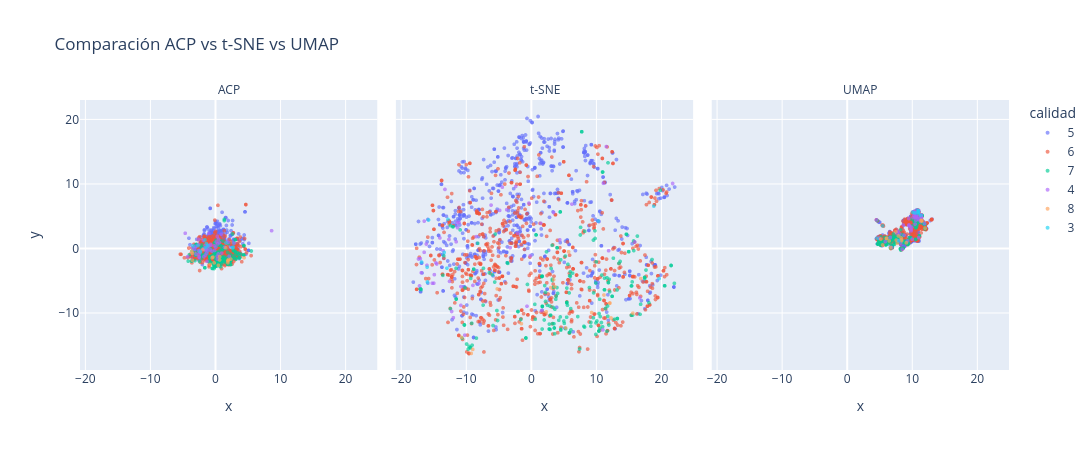

Notebook cell for this chart:
### Code cell
dr.plot_comparacion()

### Figure 1 — Plotly figure (JSON) as saved in the notebook; plotly's stock layout.template omitted (floating-point values rounded to 4 significant figures; data arrays with more than 128 entries replaced by an {"elided": "..."} marker saying what was removed)
{"data": [{"customdata": {"elided": "681x2 str values"}, "hovertemplate": "calidad=%{customdata[0]}<br>Metodo=%{customdata[1]}<br>x=%{x}<br>y=%{y}<extra></extra>", "legendgroup": "5", "marker": {"color": "#636efa", "opacity": 0.65, "size": 4, "symbol": "circle"}, "mode": "markers", "name": "5", "showlegend": true, "type": "scattergl", "x": {"elided": "681 float values"}, "xaxis": "x", "y": {"elided": "681 float values"}, "yaxis": "y"}, {"customdata": {"elided": "638x2 str values"}, "hovertemplate": "calidad=%{customdata[0]}<br>Metodo=%{customdata[1]}<br>x=%{x}<br>y=%{y}<extra></extra>", "legendgroup": "6", "marker": {"color": "#EF553B", "opacity": 0.65, "size": 4, "symbol": "circle"}, "mode": "markers", "name": "6", "showlegend": true, "type": "scattergl", "x": {"elided": "638 float values"}, "xaxis": "x", "y": {"elided": "638 float values"}, "yaxis": "y"}, {"customdata": {"elided": "199x2 str values"}, "hovertemplate": "calidad=%{customdata[0]}<br>Metodo=%{customdata[1]}<br>x=%{x}<br>y=%{y}<extra></extra>", "legendgroup": "7", "marker": {"color": "#00cc96", "opacity": 0.65, "size": 4, "symbol": "circle"}, "mode": "markers", "name": "7", "showlegend": true, "type": "scattergl", "x": {"elided": "199 float values"}, "xaxis": "x", "y": {"elided": "199 float values"}, "yaxis": "y"}, {"customdata": [["4", "ACP"], ["4", "ACP"], ["4", "ACP"], ["4", "ACP"], ["4", "ACP"], ["4", "ACP"], ["4", "ACP"], ["4", "ACP"], ["4", "ACP"], ["4", "ACP"], ["4", "ACP"], ["4", "ACP"], ["4", "ACP"], ["4", "ACP"], ["4", "ACP"], ["4", "ACP"], ["4", "ACP"], ["4", "ACP"], ["4", "ACP"], ["4", "ACP"], ["4", "ACP"], ["4", "ACP"], ["4", "ACP"], ["4", "ACP"], ["4", "ACP"], ["4", "ACP"], ["4", "ACP"], ["4", "ACP"], ["4", "ACP"], ["4", "ACP"], ["4", "ACP"], ["4", "ACP"], ["4", "ACP"], ["4", "ACP"], ["4", "ACP"], ["4", "ACP"], ["4", "ACP"], ["4", "ACP"], ["4", "ACP"], ["4", "ACP"], ["4", "ACP"], ["4", "ACP"], ["4", "ACP"], ["4", "ACP"], ["4", "ACP"], ["4", "ACP"], ["4", "ACP"], ["4", "ACP"], ["4", "ACP"], ["4", "ACP"], ["4", "ACP"], ["4", "ACP"], ["4", "ACP"]], "hovertemplate": "calidad=%{customdata[0]}<br>Metodo=%{customdata[1]}<br>x=%{x}<br>y=%{y}<extra></extra>", "legendgroup": "4", "marker": {"color": "#ab63fa", "opacity": 0.65, "size": 4, "symbol": "circle"}, "mode": "markers", "name": "4", "showlegend": true, "type": "scattergl", "x": [-0.7224, -2.987, 0.3509, -4.279, -0.1463, 0.8952, -4.636, 8.653, -0.1121, -1.576, -1.737, -3.217, 0.07851, -1.862, -1.002, 2.865, 1.406, 0.4494, -0.7753, 0.4842, -1.358, -1.527, 0.6283, -0.5388, -2.37, -1.284, -1.535, 1.994, -0.9813, -1.777, 0.144, 2.119, -2.496, -2.588, -1.392, 0.9694, 0.2944, -1.146, -2.376, -3.493, -1.191, 0.3199, -1.503, -1.884, -0.7324, -2.453, -1.246, -2.582, -2.568, -2.974, 0.274, -2.475, -1.181], "xaxis": "x", "y": [0.5047, 0.3197, 0.7157, -1.275, 0.4181, 2.211, 2.36, 2.758, -0.2956, 0.4505, -0.1111, -0.04409, 0.2106, 1.26, 2.332, 0.7985, 0.1748, -0.8478, -0.1972, 1.437, -0.7221, -0.129, 0.9247, -0.4192, -0.3162, -1.998, -1.032, 0.9917, 0.3319, -1.275, 1.013, -1.212, -1.358, 1.406, -0.1202, -0.7229, 1.871, 0.4264, -0.611, 0.1037, 0.5251, -1.65, -0.3066, -0.06972, 0.6409, -1.314, 0.08393, -0.332, 0.6172, -0.8645, -1.221, -0.8017, -0.3719], "yaxis": "y"}, {"customdata": [["8", "ACP"], ["8", "ACP"], ["8", "ACP"], ["8", "ACP"], ["8", "ACP"], ["8", "ACP"], ["8", "ACP"], ["8", "ACP"], ["8", "ACP"], ["8", "ACP"], ["8", "ACP"], ["8", "ACP"], ["8", "ACP"], ["8", "ACP"], ["8", "ACP"], ["8", "ACP"], ["8", "ACP"], ["8", "ACP"]], "hovertemplate": "calidad=%{customdata[0]}<br>Metodo=%{customdata[1]}<br>x=%{x}<br>y=%{y}<extra></extra>", "legendgroup": "8", "marker": {"color": "#FFA15A", "opacity": 0.65, "size": 4, "symbol": "circle"}, "mode": "markers", "name": "8", "showlegend": true, "type": "scattergl", "x": [0.6748, 2.018, -3.636, 4.412, 2.367, 1.927, 1.946, 1.946, -3.533, -1.911, 0.4595, 1.598, -0.821, -0.1821, -3.532, 0.656, -0.3735, -0.5006], "xaxis": "x", "y": [-1.262, -1.721, -0.4459, -1.445, -1.646, -2.183, -1.889, -1.889, -1.828, -0.1693, -2.61, 0.1106, -2.482, -2.227, -0.7337, -1.776, -1.33, -1.424], "yaxis": "y"}, {"customdata": [["3", "ACP"], ["3", "ACP"], ["3", "ACP"], ["3", "ACP"], ["3", "ACP"], ["3", "ACP"], ["3", "ACP"], ["3", "ACP"], ["3", "ACP"], ["3", "ACP"]], "hovertemplate": "calidad=%{customdata[0]}<br>Metodo=%{customdata[1]}<br>x=%{x}<br>y=%{y}<extra></extra>", "legendgroup": "3", "marker": {"color": "#19d3f3", "opacity": 0.65, "size": 4, "symbol": "circle"}, "mode": "markers", "name": "3", "showlegend": true, "type": "scattergl", "x": [2.752, 2.635, -2.68, 1.626, -1.504, -3.435, -1.395, -1.604, -1.155, -2.297], "xaxis": "x", "y": [0.2161, 0.09257, 0.4644, 0.8567, 0.1134, 0.4077, 0.7658, 1.333, 0.4617, -0.5036], "yaxis": "y"}, {"customdata": {"elided": "681x2 str values"}, "hovertemplate": "calidad=%{customdata[0]}<br>Metodo=%{customdata[1]}<br>x=%{x}<br>y=%{y}<extra></extra>", "legendgroup": "5", "marker": {"color": "#636efa", "opacity": 0.65, "size": 4, "symbol": "circle"}, "mode": "markers", "name": "5", "showlegend": false, "type": "scattergl", "x": {"elided": "681 float values"}, "xaxis": "x2", "y": {"elided": "681 float values"}, "yaxis": "y2"}, {"customdata": {"elided": "638x2 str values"}, "hovertemplate": "calidad=%{customdata[0]}<br>Metodo=%{customdata[1]}<br>x=%{x}<br>y=%{y}<extra></extra>", "legendgroup": "6", "marker": {"color": "#EF553B", "opacity": 0.65, "size": 4, "symbol": "circle"}, "mode": "markers", "name": "6", "showlegend": false, "type": "scattergl", "x": {"elided": "638 float values"}, "xaxis": "x2", "y": {"elided": "638 float values"}, "yaxis": "y2"}, {"customdata": {"elided": "199x2 str values"}, "hovertemplate": "calidad=%{customdata[0]}<br>Metodo=%{customdata[1]}<br>x=%{x}<br>y=%{y}<extra></extra>", "legendgroup": "7", "marker": {"color": "#00cc96", "opacity": 0.65, "size": 4, "symbol": "circle"}, "mode": "markers", "name": "7", "showlegend": false, "type": "scattergl", "x": {"elided": "199 float values"}, "xaxis": "x2", "y": {"elided": "199 float values"}, "yaxis": "y2"}, {"customdata": [["4", "t-SNE"], ["4", "t-SNE"], ["4", "t-SNE"], ["4", "t-SNE"], ["4", "t-SNE"], ["4", "t-SNE"], ["4", "t-SNE"], ["4", "t-SNE"], ["4", "t-SNE"], ["4", "t-SNE"], ["4", "t-SNE"], ["4", "t-SNE"], ["4", "t-SNE"], ["4", "t-SNE"], ["4", "t-SNE"], ["4", "t-SNE"], ["4", "t-SNE"], ["4", "t-SNE"], ["4", "t-SNE"], ["4", "t-SNE"], ["4", "t-SNE"], ["4", "t-SNE"], ["4", "t-SNE"], ["4", "t-SNE"], ["4", "t-SNE"], ["4", "t-SNE"], ["4", "t-SNE"], ["4", "t-SNE"], ["4", "t-SNE"], ["4", "t-SNE"], ["4", "t-SNE"], ["4", "t-SNE"], ["4", "t-SNE"], ["4", "t-SNE"], ["4", "t-SNE"], ["4", "t-SNE"], ["4", "t-SNE"], ["4", "t-SNE"], ["4", "t-SNE"], ["4", "t-SNE"], ["4", "t-SNE"], ["4", "t-SNE"], ["4", "t-SNE"], ["4", "t-SNE"], ["4", "t-SNE"], ["4", "t-SNE"], ["4", "t-SNE"], ["4", "t-SNE"], ["4", "t-SNE"], ["4", "t-SNE"], ["4", "t-SNE"], ["4", "t-SNE"], ["4", "t-SNE"]], "hovertemplate": "calidad=%{customdata[0]}<br>Metodo=%{customdata[1]}<br>x=%{x}<br>y=%{y}<extra></extra>", "legendgroup": "4", "marker": {"color": "#ab63fa", "opacity": 0.65, "size": 4, "symbol": "circle"}, "mode": "markers", "name": "4", "showlegend": false, "type": "scattergl", "x": [-11.27, -14.47, -3.718, -10.16, -4.798, 11.15, -11.93, 21.81, 4.449, -6.124, -12.6, -17.28, -0.293, -16.41, -13.22, 15.96, 6.315, -0.1083, -16.08, 3.507, -12.51, -17.13, 1.522, -8.415, -15.98, -0.5932, -10.76, 10.46, -2.027, -8.909, -2.335, 16.76, -10.77, -16.86, -14.0, 11.96, 11.61, -11.05, -15.16, -17.0, -11.26, 11.09, -11.5, -14.93, -4.393, -7.99, -14.85, -13.5, -16.42, -12.19, 1.644, -14.6, -3.182], "xaxis": "x2", "y": [3.208, -2.402, 5.997, -13.43, 5.902, 10.1, -10.72, 10.07, 1.341, 6.721, 1.405, -1.627, 7.033, 4.242, 9.154, 1.025, 6.875, -1.142, 0.6936, 5.57, -5.095, -5.801, 3.912, 1.84, -2.608, -8.951, -5.896, 4.223, 2.353, -5.714, 9.613, -7.652, -8.82, -3.757, 1.637, -0.3425, 15.8, 4.014, -5.387, -1.575, 4.01, -12.62, 1.042, -5.376, 9.506, -5.408, -4.054, -0.3324, -0.5894, -9.76, -9.626, -2.234, 0.1239], "yaxis": "y2"}, {"customdata": [["8", "t-SNE"], ["8", "t-SNE"], ["8", "t-SNE"], ["8", "t-SNE"], ["8", "t-SNE"], ["8", "t-SNE"], ["8", "t-SNE"], ["8", "t-SNE"], ["8", "t-SNE"], ["8", "t-SNE"], ["8", "t-SNE"], ["8", "t-SNE"], ["8", "t-SNE"], ["8", "t-SNE"], ["8", "t-SNE"], ["8", "t-SNE"], ["8", "t-SNE"], ["8", "t-SNE"]], "hovertemplate": "calidad=%{customdata[0]}<br>Metodo=%{customdata[1]}<br>x=%{x}<br>y=%{y}<extra></extra>", "legendgroup": "8", "marker": {"color": "#FFA15A", "opacity": 0.65, "size": 4, "symbol": "circle"}, "mode": "markers", "name": "8", "showlegend": false, "type": "scattergl", "x": [9.351, 12.33, -10.67, 16.91, 15.69, 11.25, 12.15, 12.15, -8.939, -5.177, 5.356, 3.494, -1.457, 2.38, -9.169, 5.799, 3.689, 3.056], "xaxis": "x2", "y": [-9.928, -10.77, -13.78, -4.661, -10.03, -7.207, -8.454, -8.454, -15.64, -6.265, -12.31, -4.832, -11.65, -9.826, -16.26, -0.5067, -5.919, -6.063], "yaxis": "y2"}, {"customdata": [["3", "t-SNE"], ["3", "t-SNE"], ["3", "t-SNE"], ["3", "t-SNE"], ["3", "t-SNE"], ["3", "t-SNE"], ["3", "t-SNE"], ["3", "t-SNE"], ["3", "t-SNE"], ["3", "t-SNE"]], "hovertemplate": "calidad=%{customdata[0]}<br>Metodo=%{customdata[1]}<br>x=%{x}<br>y=%{y}<extra></extra>", "legendgroup": "3", "marker": {"color": "#19d3f3", "opacity": 0.65, "size": 4, "symbol": "circle"}, "mode": "markers", "name": "3", "showlegend": false, "type": "scattergl", "x": [19.73, 18.91, -15.96, 10.4, -15.91, -16.81, -12.91, -15.74, -12.75, -13.34], "xaxis": "x2", "y": [-4.665, 6.562, -2.89, 4.254, -5.19, -2.095, -3.051, 4.414, 4.505, -0.6048], "yaxis": "y2"}, {"customdata": {"elided": "681x2 str values"}, "hovertemplate": "calidad=%{customdata[0]}<br>Metodo=%{customdata[1]}<br>x=%{x}<br>y=%{y}<extra></extra>", "legendgroup": "5", "marker": {"color": "#636efa", "opacity": 0.65, "size": 4, "symbol": "circle"}, "mode": "markers", "name": "5", "showlegend": false, "type": "scattergl", "x": {"elided": "681 float values"}, "xaxis": "x3", "y": {"elided": "681 float values"}, "yaxis": "y3"}, {"customdata": {"elided": "638x2 str values"}, "hovertemplate": "calidad=%{customdata[0]}<br>Metodo=%{customdata[1]}<br>x=%{x}<br>y=%{y}<extra></extra>", "legendgroup": "6", "marker": {"color": "#EF553B", "opacity": 0.65, "size": 4, "symbol": "circle"}, "mode": "markers", "name": "6", "showlegend": false, "type": "scattergl", "x": {"elided": "638 float values"}, "xaxis": "x3", "y": {"elided": "638 float values"}, "yaxis": "y3"}, {"customdata": {"elided": "199x2 str values"}, "hovertemplate": "calidad=%{customdata[0]}<br>Metodo=%{customdata[1]}<br>x=%{x}<br>y=%{y}<extra></extra>", "legendgroup": "7", "marker": {"color": "#00cc96", "opacity": 0.65, "size": 4, "symbol": "circle"}, "mode": "markers", "name": "7", "showlegend": false, "type": "scattergl", "x": {"elided": "199 float values"}, "xaxis": "x3", "y": {"elided": "199 float values"}, "yaxis": "y3"}, {"customdata": [["4", "UMAP"], ["4", "UMAP"], ["4", "UMAP"], ["4", "UMAP"], ["4", "UMAP"], ["4", "UMAP"], ["4", "UMAP"], ["4", "UMAP"], ["4", "UMAP"], ["4", "UMAP"], ["4", "UMAP"], ["4", "UMAP"], ["4", "UMAP"], ["4", "UMAP"], ["4", "UMAP"], ["4", "UMAP"], ["4", "UMAP"], ["4", "UMAP"], ["4", "UMAP"], ["4", "UMAP"], ["4", "UMAP"], ["4", "UMAP"], ["4", "UMAP"], ["4", "UMAP"], ["4", "UMAP"], ["4", "UMAP"], ["4", "UMAP"], ["4", "UMAP"], ["4", "UMAP"], ["4", "UMAP"], ["4", "UMAP"], ["4", "UMAP"], ["4", "UMAP"], ["4", "UMAP"], ["4", "UMAP"], ["4", "UMAP"], ["4", "UMAP"], ["4", "UMAP"], ["4", "UMAP"], ["4", "UMAP"], ["4", "UMAP"], ["4", "UMAP"], ["4", "UMAP"], ["4", "UMAP"], ["4", "UMAP"], ["4", "UMAP"], ["4", "UMAP"], ["4", "UMAP"], ["4", "UMAP"], ["4", "UMAP"], ["4", "UMAP"], ["4", "UMAP"], ["4", "UMAP"]], "hovertemplate": "calidad=%{customdata[0]}<br>Metodo=%{customdata[1]}<br>x=%{x}<br>y=%{y}<extra></extra>", "legendgroup": "4", "marker": {"color": "#ab63fa", "opacity": 0.65, "size": 4, "symbol": "circle"}, "mode": "markers", "name": "4", "showlegend": false, "type": "scattergl", "x": [10.95, 10.49, 9.561, 11.35, 9.552, 8.272, 11.95, 4.554, 7.871, 10.5, 10.45, 11.02, 9.87, 10.43, 11.35, 5.915, 9.33, 8.689, 10.29, 8.796, 10.69, 11.39, 10.05, 9.533, 11.03, 8.148, 10.7, 7.899, 11.06, 10.61, 9.893, 4.945, 11.01, 11.47, 10.48, 6.68, 8.501, 10.53, 11.45, 11.06, 10.48, 6.903, 10.31, 11.39, 9.951, 10.19, 11.49, 11.01, 11.07, 11.01, 7.736, 11.05, 9.725], "xaxis": "x3", "y": [4.932, 5.652, 3.53, 4.316, 3.671, 0.8474, 3.838, 4.432, 2.655, 3.782, 5.4, 5.907, 2.945, 5.532, 4.175, 1.061, 1.174, 3.635, 5.72, 2.063, 4.94, 5.223, 1.442, 4.643, 5.827, 2.211, 4.889, 1.178, 1.688, 4.356, 2.733, 1.622, 4.483, 5.105, 5.662, 1.695, -0.1146, 4.8, 4.972, 5.827, 4.894, 0.1541, 5.17, 4.889, 3.271, 4.791, 4.756, 5.62, 5.812, 4.584, 2.334, 5.824, 3.402], "yaxis": "y3"}, {"customdata": [["8", "UMAP"], ["8", "UMAP"], ["8", "UMAP"], ["8", "UMAP"], ["8", "UMAP"], ["8", "UMAP"], ["8", "UMAP"], ["8", "UMAP"], ["8", "UMAP"], ["8", "UMAP"], ["8", "UMAP"], ["8", "UMAP"], ["8", "UMAP"], ["8", "UMAP"], ["8", "UMAP"], ["8", "UMAP"], ["8", "UMAP"], ["8", "UMAP"]], "hovertemplate": "calidad=%{customdata[0]}<br>Metodo=%{customdata[1]}<br>x=%{x}<br>y=%{y}<extra></extra>", "legendgroup": "8", "marker": {"color": "#FFA15A", "opacity": 0.65, "size": 4, "symbol": "circle"}, "mode": "markers", "name": "8", "showlegend": false, "type": "scattergl", "x": [7.742, 6.759, 11.52, 5.21, 5.504, 6.502, 6.071, 6.134, 11.44, 12.03, 7.603, 9.15, 8.338, 7.929, 11.49, 7.549, 8.435, 8.398], "xaxis": "x3", "y": [0.8182, 0.1381, 4.24, 1.456, 0.5408, 1.168, 1.558, 1.589, 4.365, 3.156, 1.298, 0.8832, 1.662, 1.944, 4.291, 2.612, 1.217, 1.367], "yaxis": "y3"}, {"customdata": [["3", "UMAP"], ["3", "UMAP"], ["3", "UMAP"], ["3", "UMAP"], ["3", "UMAP"], ["3", "UMAP"], ["3", "UMAP"], ["3", "UMAP"], ["3", "UMAP"], ["3", "UMAP"]], "hovertemplate": "calidad=%{customdata[0]}<br>Metodo=%{customdata[1]}<br>x=%{x}<br>y=%{y}<extra></extra>", "legendgroup": "3", "marker": {"color": "#19d3f3", "opacity": 0.65, "size": 4, "symbol": "circle"}, "mode": "markers", "name": "3", "showlegend": false, "type": "scattergl", "x": [4.642, 5.517, 11.02, 7.97, 10.99, 10.95, 10.11, 10.47, 11.37, 10.97], "xaxis": "x3", "y": [1.594, 3.508, 5.799, 1.221, 5.418, 5.914, 5.608, 5.509, 5.16, 5.583], "yaxis": "y3"}], "layout": {"annotations": [{"font": {}, "showarrow": false, "text": "ACP", "x": 0.16, "xanchor": "center", "xref": "paper", "y": 1, "yanchor": "bottom", "yref": "paper"}, {"font": {}, "showarrow": false, "text": "t-SNE", "x": 0.5, "xanchor": "center", "xref": "paper", "y": 1, "yanchor": "bottom", "yref": "paper"}, {"font": {}, "showarrow": false, "text": "UMAP", "x": 0.84, "xanchor": "center", "xref": "paper", "y": 1, "yanchor": "bottom", "yref": "paper"}], "height": 450, "legend": {"title": {"text": "calidad"}, "tracegroupgap": 0}, "title": {"text": "Comparación ACP vs t-SNE vs UMAP"}, "width": 1100, "xaxis": {"anchor": "y", "domain": [0, 0.32], "title": {"text": "x"}}, "xaxis2": {"anchor": "y2", "domain": [0.34, 0.66], "matches": "x", "title": {"text": "x"}}, "xaxis3": {"anchor": "y3", "domain": [0.68, 1.0], "matches": "x", "title": {"text": "x"}}, "yaxis": {"anchor": "x", "domain": [0, 1], "title": {"text": "y"}}, "yaxis2": {"anchor": "x2", "domain": [0, 1], "matches": "y", "showticklabels": false}, "yaxis3": {"anchor": "x3", "domain": [0, 1], "matches": "y", "showticklabels": false}}}
